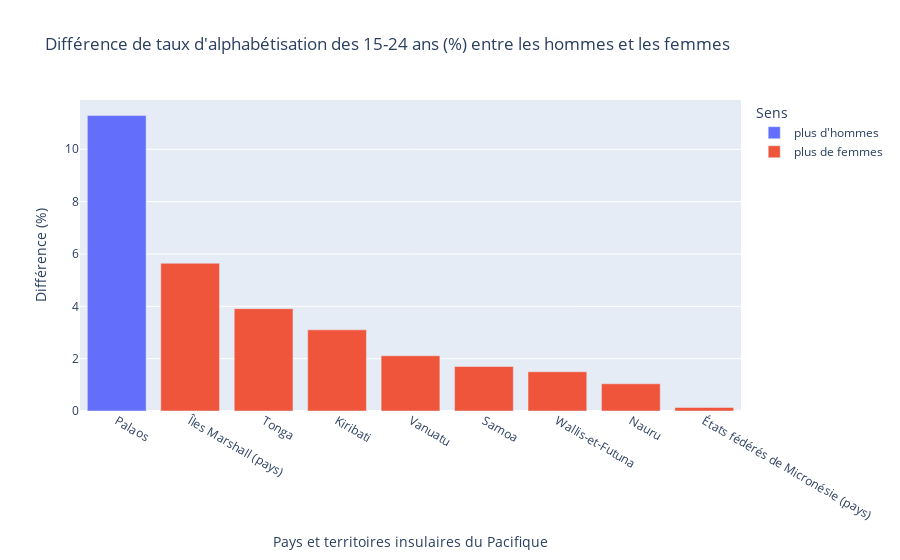

The code cell stored with this chart in its notebook:
### Code cell
px.bar(
    alphabetisation_by_country_diff,
    x="Pays et territoires insulaires du Pacifique",
    y="abs_value",
    color="Sens",
    title="Différence de taux d'alphabétisation des 15-24 ans (%) entre les hommes et les femmes",
    labels={
        "abs_value": "Différence (%)",
        "Pays et territoires insulaires du Pacifique": "Pays et territoires insulaires du Pacifique",
    },
)

### Figure 1 — Plotly figure (JSON) as saved in the notebook; plotly's stock layout.template omitted (floating-point values rounded to 4 significant figures)
{"data": [{"alignmentgroup": "True", "hovertemplate": "Sens=plus d'hommes<br>Pays et territoires insulaires du Pacifique=%{x}<br>Différence (%)=%{y}<extra></extra>", "legendgroup": "plus d'hommes", "marker": {"color": "#636efa", "pattern": {"shape": ""}}, "name": "plus d'hommes", "offsetgroup": "plus d'hommes", "orientation": "v", "showlegend": true, "textposition": "auto", "type": "bar", "x": ["Palaos"], "xaxis": "x", "y": [11.29], "yaxis": "y"}, {"alignmentgroup": "True", "hovertemplate": "Sens=plus de femmes<br>Pays et territoires insulaires du Pacifique=%{x}<br>Différence (%)=%{y}<extra></extra>", "legendgroup": "plus de femmes", "marker": {"color": "#EF553B", "pattern": {"shape": ""}}, "name": "plus de femmes", "offsetgroup": "plus de femmes", "orientation": "v", "showlegend": true, "textposition": "auto", "type": "bar", "x": ["Îles Marshall (pays)", "Tonga", "Kiribati", "Vanuatu", "Samoa", "Wallis-et-Futuna", "Nauru", "États fédérés de Micronésie (pays)"], "xaxis": "x", "y": [5.644, 3.911, 3.1, 2.111, 1.7, 1.5, 1.04, 0.1333], "yaxis": "y"}], "layout": {"barmode": "relative", "legend": {"title": {"text": "Sens"}, "tracegroupgap": 0}, "title": {"text": "Différence de taux d'alphabétisation des 15-24 ans (%) entre les hommes et les femmes"}, "xaxis": {"anchor": "y", "domain": [0, 1], "title": {"text": "Pays et territoires insulaires du Pacifique"}}, "yaxis": {"anchor": "x", "domain": [0, 1], "title": {"text": "Différence (%)"}}}}
